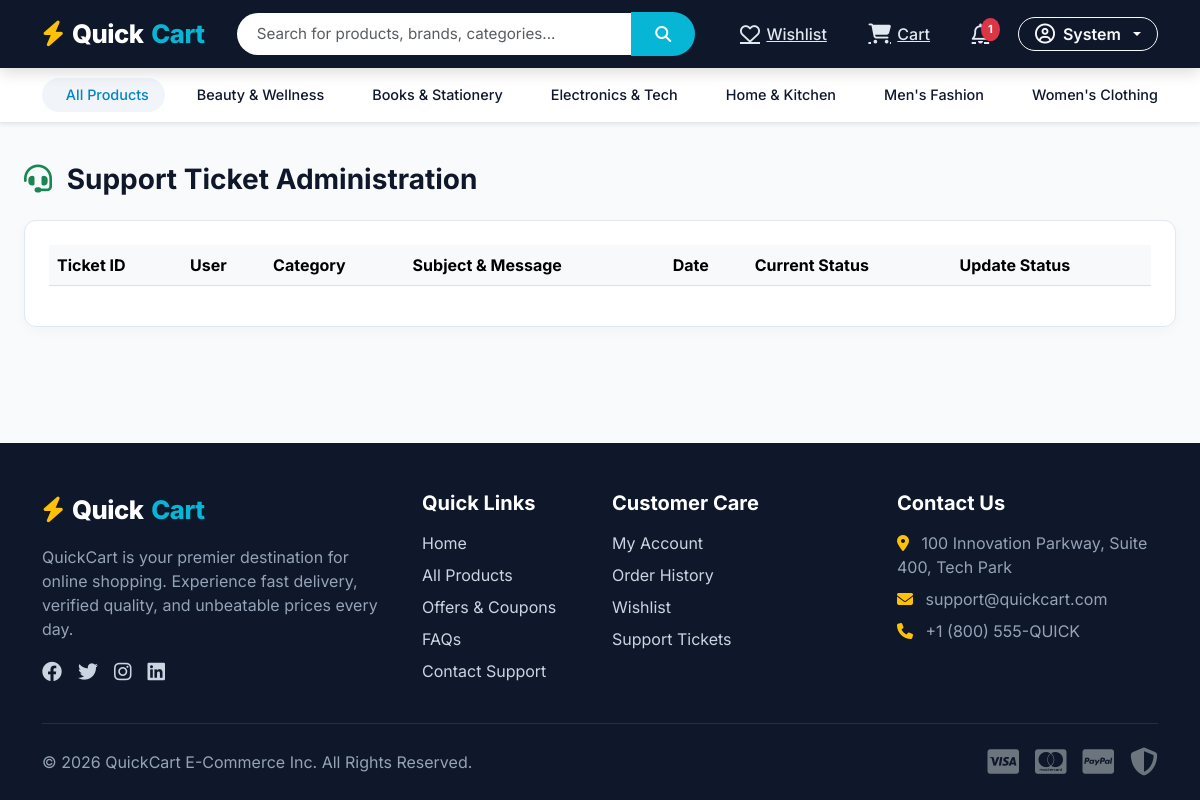
/dashboard/tickets/ (signed in), run on the app's committed database.
### products/models.py (models this page shows, shortened)
class Category(models.Model):
    name = models.CharField(max_length=100, unique=True)
    slug = models.SlugField(max_length=120, unique=True, blank=True)
    description = models.TextField(blank=True)
    image = models.ImageField(upload_to='categories/', blank=True, null=True)
    created_at = models.DateTimeField(auto_now_add=True)
    class Meta:
        verbose_name_plural = "Categories"
        ordering = ['name']

### dashboard/views.py (the view, shortened to what this page needs)
# urls.py: path('tickets/', views.dashboard_tickets_view, name='tickets'),
@staff_member_required
def dashboard_tickets_view(request):
    tickets = SupportTicket.objects.select_related('user').order_by('-created_at')
    return render(request, 'dashboard/tickets.html', {'tickets': tickets})

### quickcart/context_processors.py (called while the page is built)
def global_ecommerce_context(request):
    categories = Category.objects.all()
    cart_count = 0
    wishlist_count = 0
    unread_notifications_count = 0
    if request.user.is_authenticated:
        cart_count = CartItem.objects.filter(user=request.user).count()
        wishlist_count = Wishlist.objects.filter(user=request.user).count()
        unread_notifications_count = Notification.objects.filter(user=request.user, is_read=False).count()
    return {
        'nav_categories': categories,
        'cart_count': cart_count,
        'wishlist_count': wishlist_count,
        'unread_notifications_count': unread_notifications_count,
    }

### templates/dashboard/tickets.html (shortened to what this page needs)
{% extends 'base.html' %}
{% block content %}
<div class="container-fluid px-4 my-4">
    <h3 class="fw-bold mb-4"><i class="fa-solid fa-headset text-success me-2"></i> Support Ticket Administration</h3>
    <div class="qc-dashboard-card">
        <div class="table-responsive">
            <table class="table align-middle table-hover">
                <thead class="table-light">
                    <tr>
                        <th>Ticket ID</th>
                        <th>User</th>
                        <th>Category</th>
                        <th>Subject & Message</th>
                        <th>Date</th>
                        <th>Current Status</th>
                        <th>Update Status</th>
                    </tr>
                </thead>
            </table>
        </div>
    </div>
</div>
{% endblock %}

### templates/base.html (shortened to what this page needs)
{% load static %}
<!DOCTYPE html>
<html lang="en">
<head>
    <link href="https://cdn.jsdelivr.net/npm/bootstrap@5.3.0/dist/css/bootstrap.min.css" rel="stylesheet">
    <link rel="stylesheet" href="https://cdnjs.cloudflare.com/ajax/libs/font-awesome/6.4.0/css/all.min.css">
    <link rel="stylesheet" href="{% static 'css/style.css' %}">
</head>
<body>
    <header class="qc-navbar">
        <div class="container">
            <div class="d-flex align-items-center justify-content-between flex-wrap gap-2">
                <a href="{% url 'home' %}" class="qc-brand">
                    <i class="fa-solid fa-bolt text-warning"></i> Quick<span>Cart</span>
                </a>
                <form action="{% url 'products:search' %}" method="GET" class="flex-grow-1 mx-lg-4 max-w-600" style="max-width: 550px;">
                    <div class="input-group">
                        <input type="text" name="q" class="form-control qc-search-input" placeholder="Search for products, brands, categories..." value="{{ request.GET.q|default:'' }}" required>
                        <button class="btn qc-search-btn" type="submit">
                            <i class="fa-solid fa-magnifying-glass"></i>
                        </button>
                    </div>
                </form>
                <div class="d-flex align-items-center gap-3">
                    {% if user.is_authenticated %}
                        <a href="{% url 'cart:wishlist' %}" class="qc-nav-link text-white" title="Wishlist">
                            <i class="fa-regular fa-heart fs-5"></i>
                            <span class="d-none d-md-inline">Wishlist</span>
                        </a>
                        <a href="{% url 'cart:cart' %}" class="qc-nav-link text-white" title="Cart">
                            <i class="fa-solid fa-cart-shopping fs-5"></i>
                            <span class="d-none d-md-inline">Cart</span>
                        </a>
                        <a href="{% url 'notifications:list' %}" class="qc-nav-link text-white" title="Notifications">
                            <i class="fa-regular fa-bell fs-5"></i>
                            {% if unread_notifications_count > 0 %}
                                <span class="qc-badge bg-danger">{{ unread_notifications_count }}</span>
                            {% endif %}
                        </a>
                        <div class="dropdown">
                            <button class="btn btn-outline-light dropdown-toggle rounded-pill px-3 py-1 fw-semibold d-flex align-items-center gap-2" type="button" data-bs-toggle="dropdown">
                                <i class="fa-regular fa-circle-user fs-5"></i>
                                <span>{{ user.first_name|default:user.username }}</span>
                            </button>
                        </div>
                    {% endif %}
                </div>
            </div>
        </div>
    </header>
    <nav class="qc-category-bar shadow-sm">
        <div class="container">
            <div class="d-flex align-items-center gap-2">
                <a href="{% url 'products:product_list' %}" class="qc-cat-item active">
                     All Products
                </a>
                {% for cat in nav_categories %}
                    <a href="{% url 'products:category' cat.slug %}" class="qc-cat-item">
                        {{ cat.name }}
                    </a>
                {% endfor %}
                <a href="{% url 'coupons:coupons_list' %}" class="qc-cat-item text-danger fw-bold ms-auto">
                </a>
            </div>
        </div>
    </nav>
    <main>
        {% block content %}{% endblock %}
    </main>
    <footer class="qc-footer">
        <div class="container">
            <div class="row g-4">
                <div class="col-lg-4 col-md-6">
                    <div class="qc-brand mb-3">
                        <i class="fa-solid fa-bolt text-warning"></i> Quick<span>Cart</span>
                    </div>
                    <p>QuickCart is your premier destination for online shopping. Experience fast delivery, verified quality, and unbeatable prices every day.</p>
                    <div class="d-flex gap-3 fs-5 mt-3">
                        <a href="#"><i class="fa-brands fa-facebook"></i></a>
                        <a href="#"><i class="fa-brands fa-twitter"></i></a>
                        <a href="#"><i class="fa-brands fa-instagram"></i></a>
                        <a href="#"><i class="fa-brands fa-linkedin"></i></a>
                    </div>
                </div>
                <div class="col-lg-2 col-md-6">
                    <h5>Quick Links</h5>
                    <ul class="list-unstyled d-flex flex-column gap-2">
                        <li><a href="{% url 'home' %}">Home</a></li>
                        <li><a href="{% url 'products:product_list' %}">All Products</a></li>
                        <li><a href="{% url 'coupons:coupons_list' %}">Offers & Coupons</a></li>
                        <li><a href="{% url 'support:faq' %}">FAQs</a></li>
                        <li><a href="{% url 'support:contact' %}">Contact Support</a></li>
                    </ul>
                </div>
                <div class="col-lg-3 col-md-6">
                    <h5>Customer Care</h5>
                    <ul class="list-unstyled d-flex flex-column gap-2">
                        <li><a href="{% url 'accounts:profile' %}">My Account</a></li>
                        <li><a href="{% url 'orders:my_orders' %}">Order History</a></li>
                        <li><a href="{% url 'cart:wishlist' %}">Wishlist</a></li>
                        <li><a href="{% url 'support:tickets' %}">Support Tickets</a></li>
                    </ul>
                </div>
                <div class="col-lg-3 col-md-6">
                    <h5>Contact Us</h5>
                    <p class="mb-2"><i class="fa-solid fa-location-dot me-2 text-warning"></i> 100 Innovation Parkway, Suite 400, Tech Park</p>
                    <p class="mb-2"><i class="fa-solid fa-envelope me-2 text-warning"></i> support@quickcart.com</p>
                    <p class="mb-2"><i class="fa-solid fa-phone me-2 text-warning"></i> +1 (800) 555-QUICK</p>
                </div>
            </div>
            <hr class="my-4 border-secondary">
            <div class="d-flex flex-column flex-md-row justify-content-between align-items-center text-center text-md-start">
                <p class="mb-0">&copy; 2026 QuickCart E-Commerce Inc. All Rights Reserved.</p>
                <div class="d-flex gap-3 fs-3 text-secondary mt-2 mt-md-0">
                    <i class="fa-brands fa-cc-visa"></i>
                    <i class="fa-brands fa-cc-mastercard"></i>
                    <i class="fa-brands fa-cc-paypal"></i>
                    <i class="fa-solid fa-shield-halved"></i>
                </div>
            </div>
        </div>
    </footer>
</body>
</html>

### static/css/style.css (style rules this page uses)
:root { --qc-primary: #0f172a; --qc-secondary: #1e293b; --qc-accent: #0284c7; --qc-cyan: #06b6d4; --qc-emerald: #10b981; --qc-coral: #f43f5e; --qc-amber: #f59e0b; --qc-bg-light: #f8fafc; --qc-card-bg: #ffffff; --qc-border: #e2e8f0; --qc-text-dark: #0f172a; --qc-text-muted: #64748b; }
body { font-family: 'Inter', system-ui, -apple-system, BlinkMacSystemFont, 'Segoe UI', Roboto, Oxygen, Ubuntu, Cantarell, sans-serif; background-color: var(--qc-bg-light); color: var(--qc-text-dark); margin: 0; padding: 0; display: flex; flex-direction: column; min-height: 100vh; }
main { flex: 1; }
.qc-navbar { background-color: var(--qc-primary); box-shadow: 0 4px 15px rgba(0, 0, 0, 0.15); padding: 0.75rem 0; position: sticky; top: 0; z-index: 1030; }
.qc-brand { font-weight: 800; font-size: 1.6rem; color: #ffffff; letter-spacing: -0.5px; text-decoration: none; display: flex; align-items: center; gap: 0.5rem; }
.qc-brand span { color: var(--qc-cyan); }
.qc-search-input { border-radius: 50px 0 0 50px; border: 1px solid transparent; padding: 0.6rem 1.2rem; font-size: 0.95rem; }
.qc-search-btn { border-radius: 0 50px 50px 0; background-color: var(--qc-cyan); color: #ffffff; border: none; padding: 0.6rem 1.5rem; transition: all 0.2s ease; }
.qc-nav-link { color: #e2e8f0 !important; font-weight: 500; padding: 0.5rem 0.8rem; border-radius: 8px; transition: all 0.2s ease; display: flex; align-items: center; gap: 0.4rem; position: relative; }
.qc-badge { position: absolute; top: 2px; right: 2px; background-color: var(--qc-coral); color: #ffffff; font-size: 0.7rem; font-weight: 700; border-radius: 50%; padding: 0.2rem 0.45rem; }
.qc-category-bar { background: #ffffff; border-bottom: 1px solid var(--qc-border); padding: 0.6rem 0; overflow-x: auto; white-space: nowrap; }
.qc-cat-item { display: inline-block; padding: 0.4rem 1rem; color: var(--qc-text-dark); font-weight: 500; font-size: 0.9rem; text-decoration: none; border-radius: 20px; transition: all 0.2s ease; margin-right: 0.5rem; }
.qc-cat-item:hover, .qc-cat-item.active { background-color: #f1f5f9; color: var(--qc-accent); }
.qc-footer { background-color: var(--qc-primary); color: #94a3b8; padding: 3rem 0 1.5rem 0; margin-top: 4rem; }
.qc-footer h5 { color: #ffffff; font-weight: 700; margin-bottom: 1rem; }
.qc-footer a { color: #cbd5e1; text-decoration: none; transition: color 0.2s ease; }
.qc-dashboard-card { background: #ffffff; border-radius: 12px; border: 1px solid var(--qc-border); padding: 1.5rem; box-shadow: 0 4px 12px rgba(0,0,0,0.03); }

### data on the page
Category: name "Beauty & Wellness"
Category: name "Books & Stationery"
Category: name "Electronics & Tech"
Category: name "Home & Kitchen"
Category: name "Men's Fashion"
Category: name "Women's Clothing"

### other printed values
{{ unread_notifications_count }} "1"
{{ user.first_name|default:user.username }} "System"
